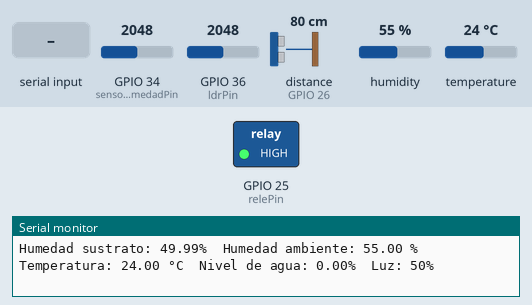
Bench run of a sketch on a simulated ESP32. Parts: switched loads named in the sketch (green lamp = pin HIGH), the last lines printed to the serial monitor. Wiring (inferred from the names in the program): ultrasonic range finder: trigger GPIO 27; echo GPIO 26. Inputs (shaded band) come from the test bench; at power-on: GPIO 34 (sensorHumedadPin) = 2048, GPIO 36 (ldrPin) = 2048, distance to the obstacle (sensor on GPIO 26) 80 cm, humidity 55 %, temperature 24 °C (analog values on the 0–4095 scale). The echo pulse lasts 58.3 µs per cm; pins used as bus, display or sensor lines are not drawn.

Above: at 1.8 s.
1.9 s: "1\n" received over Serial
At 2.7 s:
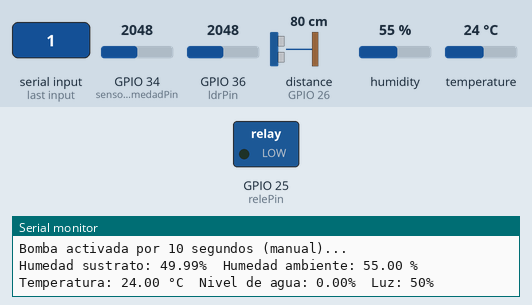
3.5 s: "90,45\n" received over Serial
Timing chart, 0 to 6.5 s (numbered marks = the images above; inputs shaded):
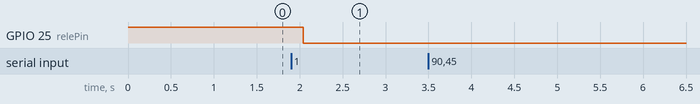

The sketch:

ESP32_riego_automatico.ino
```cpp
#include <DHT.h>

//  DHT11
#define DHTPIN 33
#define DHTTYPE DHT11
DHT dht(DHTPIN, DHTTYPE);

//  Sensor ultrasonico
const int trigPin = 27;
const int echoPin = 26;

// Medidas del contenedor
const float largoContenedor = 18.0;
const float anchoContenedor = 13.5;
const float profundidadTotalTanque = 7.0;
const float elevacionSensor = 1.0;

long duracion;
float distanciaCmSensor;
float distanciaDesdeBordeTanque;
float alturaAguaCm;
float porcentajeLlenado;

//  Sensor LDR
const int ldrPin = 36;
const int resistenciaFija = 10000;

//  Sensor de humedad de sustrato
const int sensorHumedadPin = 34;

//  Rele para bomba
const int relePin = 25;
bool bombaEncendida = false;
unsigned long tiempoInicioBomba = 0;
const unsigned long duracionBomba = 10000;      // 10 segundos
const unsigned long tiempoEsperaDespues = 20000; // 20 segundos de espera despues de apagar
unsigned long tiempoUltimaActivacion = 0;

int comando = 0;

void setup() {
  Serial.begin(115200);

  dht.begin();
  pinMode(trigPin, OUTPUT);
  pinMode(echoPin, INPUT);
  analogReadResolution(12); // ADC 0-4095

  pinMode(relePin, OUTPUT);
  digitalWrite(relePin, HIGH); // Bomba apagada al inicio

  Serial.println("Sistema listo. Envia '1' por Serial para activar la bomba por 10 segundos.");
}

void loop() {
  unsigned long tiempoActual = millis();

  //  LECTURA DE COMANDO SERIAL
  if (Serial.available() > 0) {
    comando = Serial.parseInt();

    if (comando == 1 && !bombaEncendida) {
      Serial.println("Bomba activada por 10 segundos (manual)...");
      digitalWrite(relePin, LOW); // Encender bomba
      bombaEncendida = true;
      tiempoInicioBomba = tiempoActual;
      tiempoUltimaActivacion = tiempoActual;
    } else {
      Serial.println("Comando no reconocido. Usa '1' para activar la bomba.");
    }

    while (Serial.available() > 0) Serial.read(); // Limpiar buffer
  }

  //  LECTURA HUMEDAD SUSTRATO
  int valorSensor = analogRead(sensorHumedadPin);
  float porcentajeHumedadSustrato = 100 - ((float)valorSensor / 4095.0) * 100.0;
  porcentajeHumedadSustrato = constrain(porcentajeHumedadSustrato, 0, 100);

  Serial.print("Humedad sustrato: ");
  Serial.print(porcentajeHumedadSustrato, 2);
  Serial.print("%\t");

  //  ACTIVACION AUTOMÁTICA POR HUMEDAD
  if (!bombaEncendida
      && porcentajeHumedadSustrato < 50.0
      && (tiempoActual - tiempoUltimaActivacion >= duracionBomba + tiempoEsperaDespues)) {
    Serial.println("Bomba activada por 10 segundos (automatico, humedad baja)...");
    digitalWrite(relePin, LOW); // Encender bomba
    bombaEncendida = true;
    tiempoInicioBomba = tiempoActual;
    tiempoUltimaActivacion = tiempoActual;
  }

  //  GESTION TEMPORIZADA DE LA BOMBA
  if (bombaEncendida && (tiempoActual - tiempoInicioBomba >= duracionBomba)) {
    digitalWrite(relePin, HIGH); // Apagar bomba
    bombaEncendida = false;
    Serial.println("Bomba desactivada automáticamente despues de 10 segundos.");
  }

  //  LECTURAS DE OTROS SENSORES
  float h = dht.readHumidity();
  float t = dht.readTemperature();

  Serial.print("Humedad ambiente: ");
  Serial.print(h);
  Serial.print(" %\t");

  Serial.print("Temperatura: ");
  Serial.print(t);
  Serial.print(" °C\t");

  digitalWrite(trigPin, LOW);
  delayMicroseconds(2);
  digitalWrite(trigPin, HIGH);
  delayMicroseconds(10);
  digitalWrite(trigPin, LOW);

  duracion = pulseIn(echoPin, HIGH);
  distanciaCmSensor = duracion * 0.0343 / 2;
  distanciaDesdeBordeTanque = distanciaCmSensor - elevacionSensor;
  alturaAguaCm = profundidadTotalTanque - distanciaDesdeBordeTanque;

  alturaAguaCm = constrain(alturaAguaCm, 0, profundidadTotalTanque);
  porcentajeLlenado = (alturaAguaCm / profundidadTotalTanque) * 100;

  Serial.print("Nivel de agua: ");
  Serial.print(porcentajeLlenado, 2);
  Serial.print("%\t");

  int lecturaLDRCruda = analogRead(ldrPin);
  int intensidadLuzPorcentaje = map(lecturaLDRCruda, 0, 4095, 0, 100);

  Serial.print("Luz: ");
  Serial.print(intensidadLuzPorcentaje);
  Serial.println("%");

  delay(1000);
}
```

Measured:
- after the input at 1.9 s, GPIO 25 (relePin): HIGH → LOW after 0.14 s
